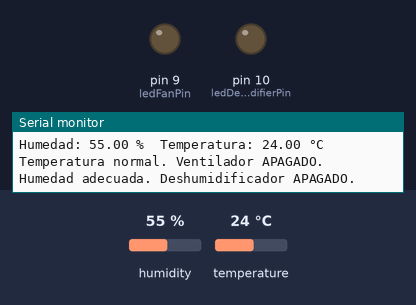
Recording of a sketch running on a simulated Arduino Uno, built with avr-gcc and run on an emulated ATmega328P. Parts: output pins drawn as LEDs (lit = HIGH), the last lines printed to the serial monitor. The inputs (shaded band) are chosen by the test bench; at power-on: humidity 55 %, temperature 24 °C.

Above: at 4.9 s.
5.0 s: humidity set to 41 %
8.1 s: humidity set to 38 %
At 9.1 s:
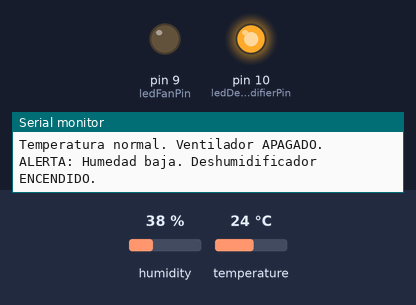
11.2 s: temperature set to 27 °C
14.3 s: temperature set to 30 °C
At 15.1 s:
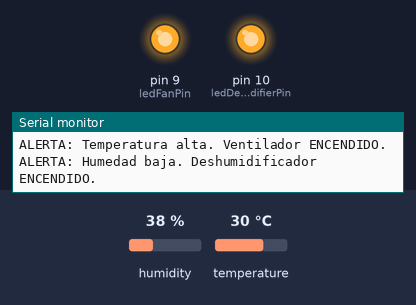
17.4 s: humidity set to 40 %
At 19.4 s:
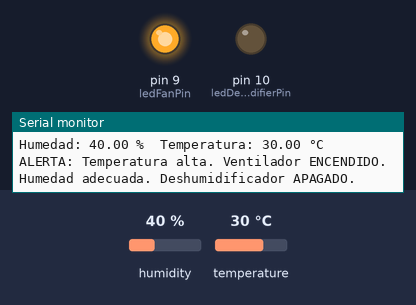
20.5 s: humidity set to 22 %
At 22.0 s:
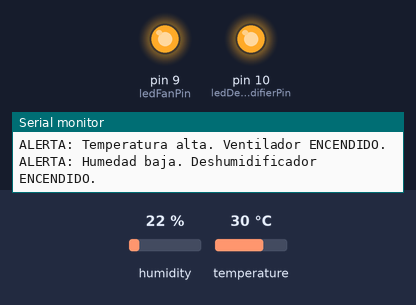
Timing chart, 0 to 23.5 s (numbered marks = the images above; inputs shaded):
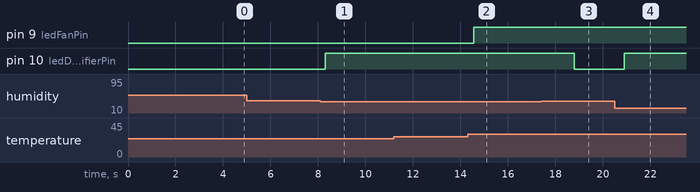

Measured:
- the behaviour switches between 40 and 39 % on humidity (found by bisection; images 0 and 1)
- the behaviour switches between 28 and 29 °C on temperature (found by bisection; images 1 and 2)
- after the input at 8.1 s, pin 10 (ledDehumidifierPin): LOW → HIGH after 0.20 s
- after the input at 14.3 s, pin 9 (ledFanPin): LOW → HIGH after 0.27 s
- after the input at 17.4 s, pin 10 (ledDehumidifierPin): HIGH → LOW after 1.4 s
- after the input at 20.5 s, pin 10 (ledDehumidifierPin): LOW → HIGH after 0.40 s

The sketch:

Ejemplo_DHT11.ino
```cpp
#include "DHT.h"

// Definir el pin del DHT11 y el tipo de sensor
#define DHTPIN 2
#define DHTTYPE DHT11

// Definir los pines de los LEDs
const int ledFanPin = 9;        // LED para simular el ventilador
const int ledDehumidifierPin = 10; // LED para simular el deshumidificador

// Umbrales para las alertas
const float tempThreshold = 28.0;   // Temperatura umbral para activar el ventilador
const float humidityThreshold = 40.0; // Humedad umbral para activar el deshumidificador

DHT dht(DHTPIN, DHTTYPE);

void setup() {
  // Iniciar la comunicación serie
  Serial.begin(9600);

  // Inicializar el sensor DHT11
  dht.begin();

  // Configurar los pines de los LEDs como salidas
  pinMode(ledFanPin, OUTPUT);
  pinMode(ledDehumidifierPin, OUTPUT);


 // Apagar los LEDs al inicio
  digitalWrite(ledFanPin, LOW);
  digitalWrite(ledDehumidifierPin, LOW);
}

void loop() {
  // Pausa de 2 segundos entre lecturas
  delay(2000);

  // Leer la humedad
  float humidity = dht.readHumidity();
  // Leer la temperatura en grados Celsius
  float temperature = dht.readTemperature();

  // Verificar si hubo algún error al leer el sensor
  if (isnan(humidity) || isnan(temperature)) {
    Serial.println("Error al leer del sensor DHT11");
    return;
  }

  // Imprimir los valores de temperatura y humedad en el monitor serial
  Serial.print("Humedad: ");
  Serial.print(humidity);
  Serial.print(" %\t");

  Serial.print("Temperatura: ");
  Serial.print(temperature);
  Serial.println(" °C");

  // Verificar si la temperatura supera el umbral
  if (temperature > tempThreshold) {
    // Encender el ventilador (LED)
    digitalWrite(ledFanPin, HIGH);
    Serial.println("ALERTA: Temperatura alta. Ventilador ENCENDIDO.");
  } else {
    // Apagar el ventilador (LED)
    digitalWrite(ledFanPin, LOW);
    Serial.println("Temperatura normal. Ventilador APAGADO.");
  }

  // Verificar si la humedad es inferior al umbral
  if (humidity < humidityThreshold) {
    // Encender el deshumidificador (LED)
    digitalWrite(ledDehumidifierPin, HIGH);
    Serial.println("ALERTA: Humedad baja. Deshumidificador ENCENDIDO.");
  } else {
    // Apagar el deshumidificador (LED)
    digitalWrite(ledDehumidifierPin, LOW);
    Serial.println("Humedad adecuada. Deshumidificador APAGADO.");
  }
}
```
